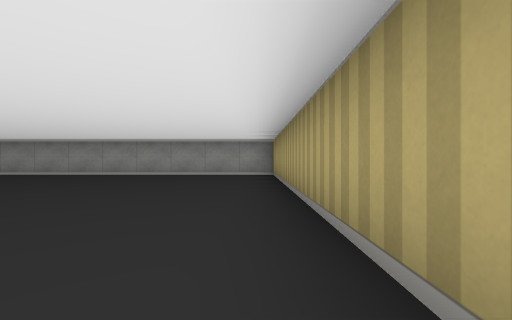
[1] (above)

24 first-person views from a walk through a cub3D maze. The camera is about half as high as the walls, looks level and sees 90° across. The floor is counted in squares. Each view is taken from the middle of a square. On the plan, view 1 faces up. The plan holds only what a view shows up to about 9 squares ahead; the rest is blank.

[2]
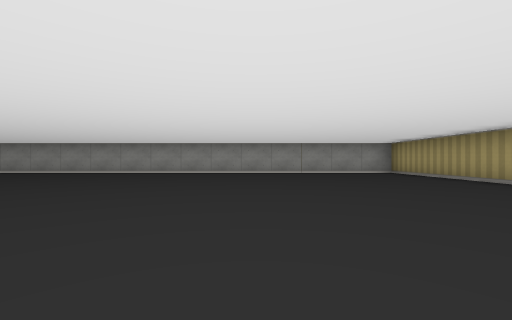

[3]
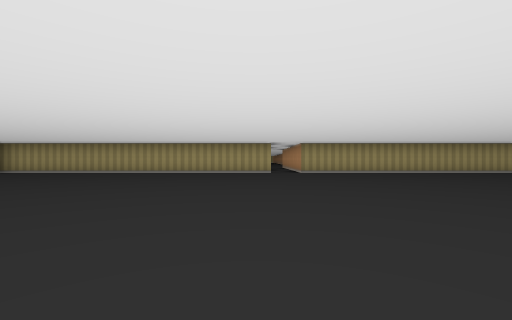

[4]
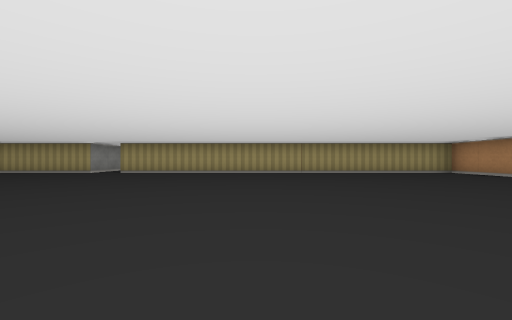

[5]
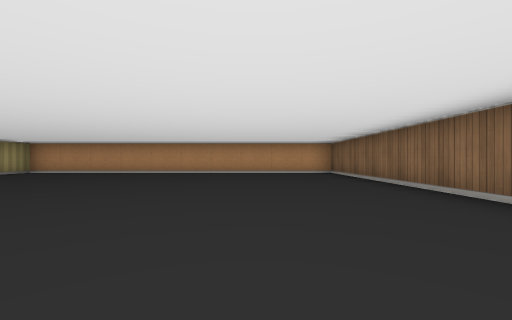

[6]
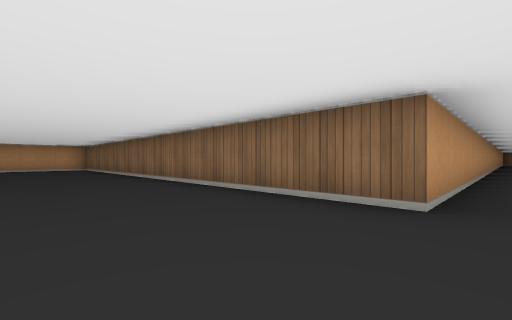

[7]
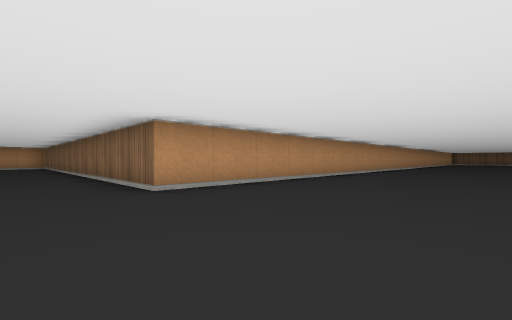

[8]
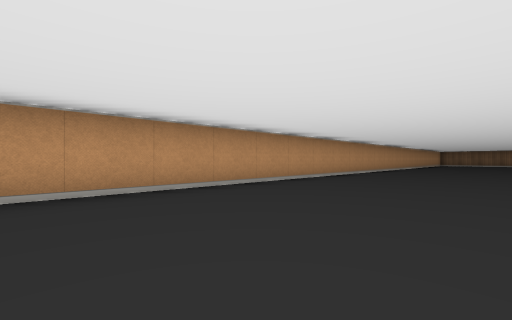

[9]
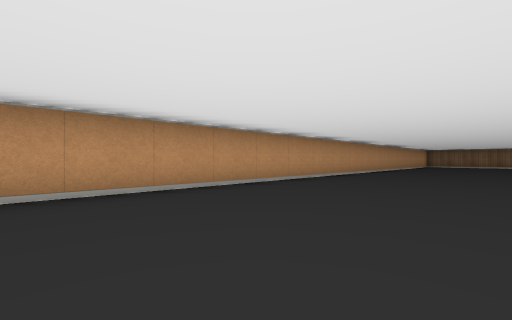

[10]
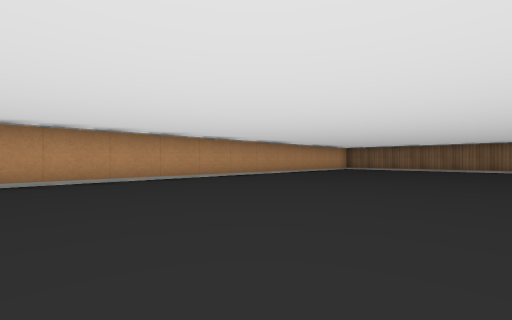

[11]
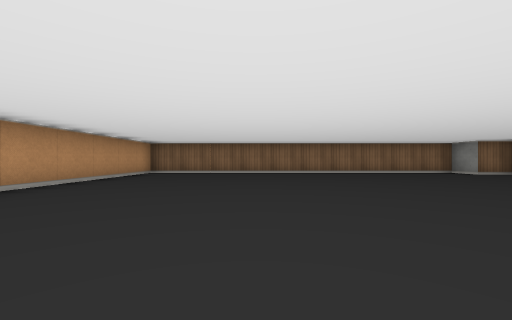

[12]
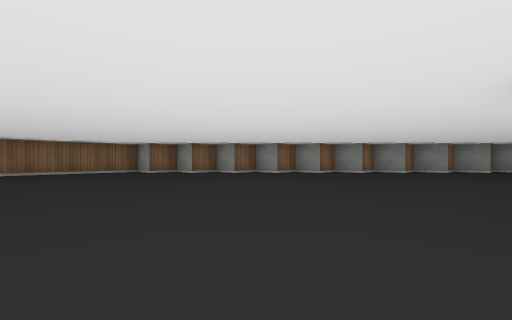

[13]
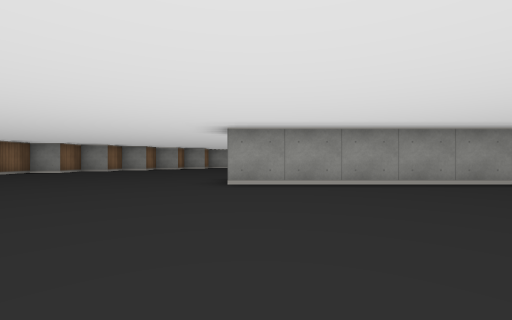

[14]
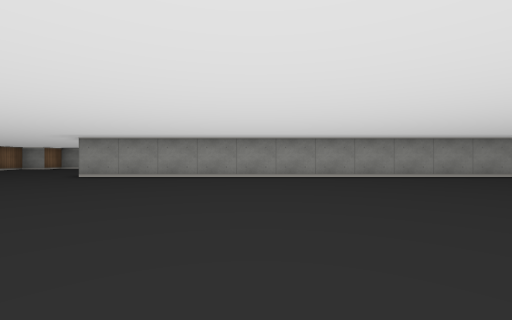

[15]
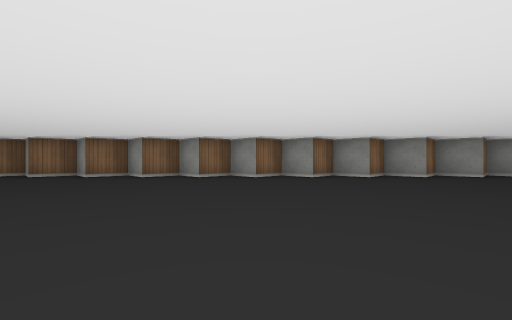

[16]
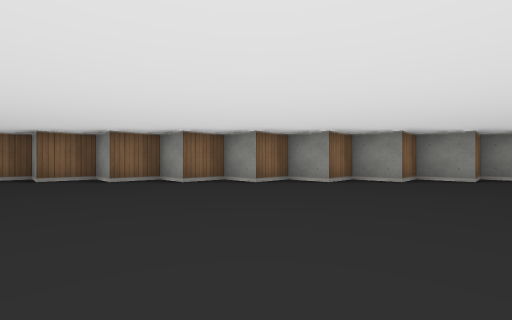

[17]
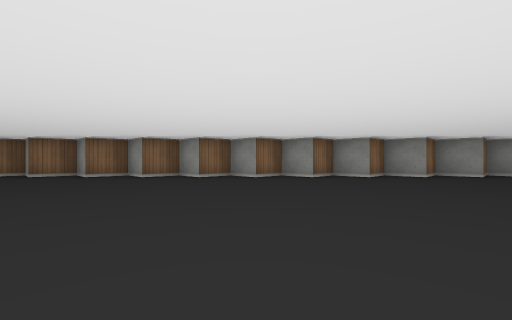

[18]
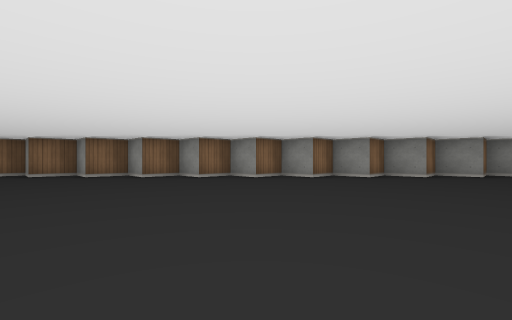

[19]
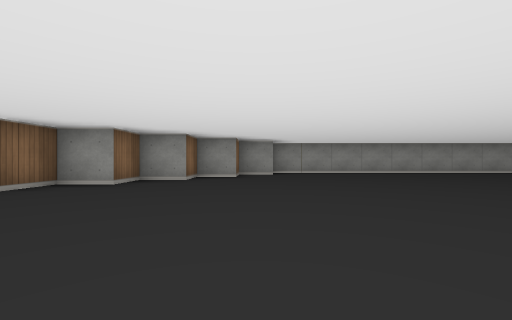

[20]
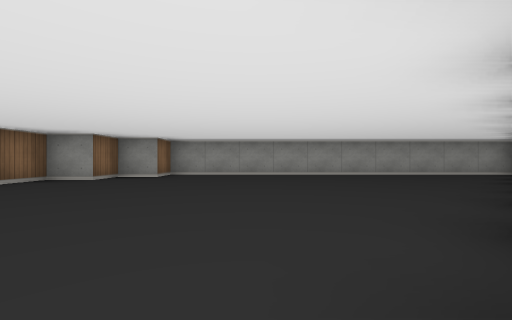

[21]
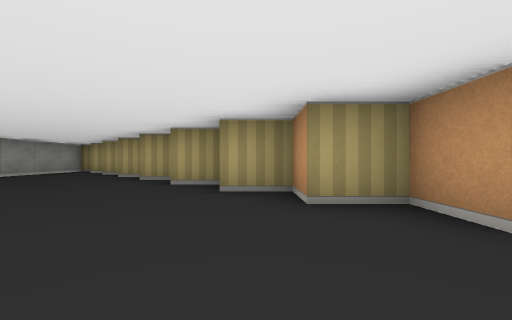

[22]
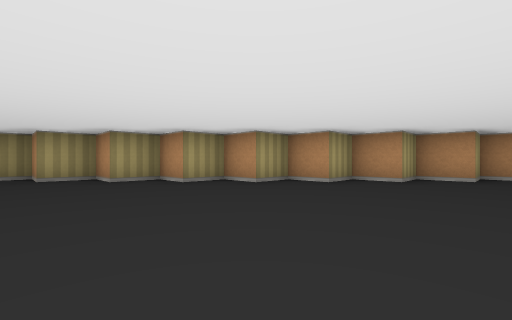

[23]
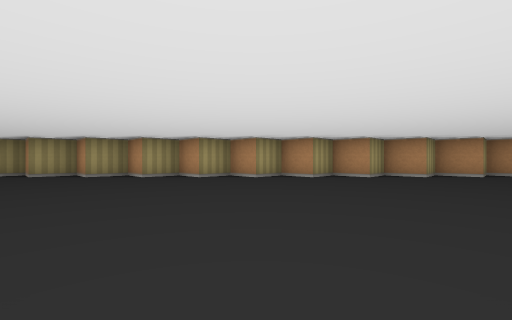

[24]
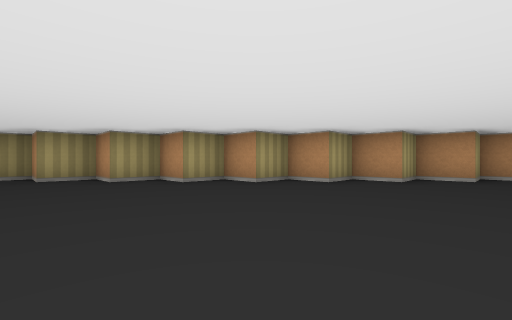

### Floor plan
Points are (right, up) in squares from view 1. A wall is a line through its corners. A room is listed if a view was taken in it or the views show most of it. See-through windows are left out.
Room 1 (views 1, 2, 3, 4, 5, 6, 7, 8, 9, 10, 11, 12, 13, 14, 15, 16, 17, 18, 19, 20, 21, 22, 23, 24)
walls: (-19, 13.5) (-18.5, 13.5) (-18.5, 14.5) (-17.5, 14.5) (-17.5, 15.5) (-16.5, 15.5) (-16.5, 16.5) (-15.5, 16.5) (-15.5, 17.5) (-14.5, 17.5) (-14.5, 18.5) (-13.5, 18.5) (-13.5, 19.5) (-12.5, 19.5) (-12.5, 20.5) (-11.5, 20.5) (-11.5, 21.5) (-10.5, 21.5) (-10.5, 22.5) (-9.5, 22.5) (-9.5, 23.5) (-8.5, 23.5) (-8.5, 24.5) (-7.5, 24.5) (-7.5, 25.5) (-6.5, 25.5) (-6.5, 26.5) (-5.5, 26.5) (-5.5, 27.5); (-30.5, 12.2) (-30.5, 11.5) (-31.5, 11.5) (-31.5, 10.5) (-32.2, 10.5); (-32.5, 10.2) (-32.5, 9.5) (-33.5, 9.5) (-33.5, 8.5) (-34.5, 8.5) (-34.5, -1.5) (-9.5, -1.5) (-9.5, -13.5) (0.5, -13.5) (0.5, -2.5) (1, -2.5); (1, -1.5) (0.5, -1.5) (0.5, 7.5) (-24.5, 7.5); (-4.5, 27.8) (-4.5, 28.5); (-3.5, 28.9) (-3.5, 29.5); (-2.5, 30) (-2.5, 30.5); (-1.5, 31) (-1.5, 31.5); (-0.5, 32.5) (-10.5, 32.5) (-10.5, 31.5) (-11.5, 31.5) (-11.5, 30.5) (-12.5, 30.5) (-12.5, 29.5) (-13.5, 29.5) (-13.5, 28.5) (-14.5, 28.5) (-14.5, 27.5) (-15.5, 27.5) (-15.5, 26.5) (-16.5, 26.5) (-16.5, 25.5) (-17.5, 25.5) (-17.5, 24.5) (-18.5, 24.5) (-18.5, 23.5) (-19.5, 23.5) (-19.5, 22.5) (-20.5, 22.5) (-20.5, 21.5) (-21.5, 21.5) (-21.5, 20.5) (-22.5, 20.5) (-22.5, 19.5) (-23.5, 19.5) (-23.5, 18.5) (-24.5, 18.5) (-24.5, 17.5) (-25.5, 17.5) (-25.5, 16.5) (-26.5, 16.5) (-26.5, 15.5) (-27.5, 15.5) (-27.5, 14.5) (-28.5, 14.5) (-28.5, 13.5) (-29.5, 13.5) (-29.5, 12.5) (-30.2, 12.5)

Positions as (right, up) in squares from view 1, and headings:
1: (0, 0), facing up
2: (-4, -1), facing up
3: (-8, -1), facing right
4: (-8, -7), facing right
5: (-7, -5), facing down
6: (-7, -1), facing down-left
7: (-8, 2), facing down-left
8: (-13, 2), facing down-left
9: (-17, 2), facing down-left
10: (-23, 4), facing down-left
11: (-26, 2), facing left
12: (-25, 5), facing up-left
13: (-24, 3), facing up
14: (-20, 1), facing up
15: (-20, 13), facing up-left
16: (-19, 16), facing up-left
17: (-16, 17), facing up-left
18: (-11, 22), facing up-left
19: (-11, 24), facing up
20: (-8, 25), facing up
21: (-10, 26), facing right
22: (-13, 27), facing down-right
23: (-16, 26), facing down-right
24: (-19, 21), facing down-right
